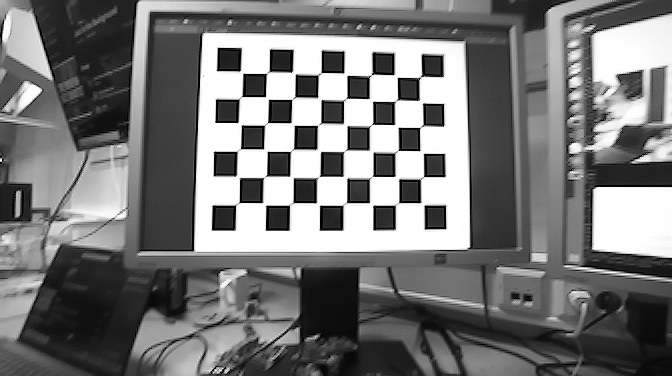
#> input picture camera_calibration/calibrationdata/calibration_data_left/left-0000.png, 672 x 376 px, found by its file name; its folder holds 4 pictures in this run
$ python cv2_calibrating.py
#> lines starting #> are read from the running program, lines starting #| are printed output that depends on the picture; after the words box and inside, x2 and y2 are one past the last pixel; in counts of white or black regions, pixels touching at a corner belong together; long printed decimals are rounded
from tkinter.messagebox import NO
import numpy as np
import cv2 as cv
import glob
import os
from PIL import Image
from sklearn.feature_extraction import image
import time

path_left = "/home/vortex/calib_ws_2/calibrationdata/calibration_data_left/"
path_right = "/home/vortex/calib_ws_2/calibrationdata/calibration_data_right/"

def calib_cam(path):
    # termination criteria
    criteria = (cv.TERM_CRITERIA_EPS + cv.TERM_CRITERIA_MAX_ITER, 30, 0.001)
    # prepare object points, like (0,0,0), (1,0,0), (2,0,0) ....,(6,5,0)
    objp = np.zeros((6*8,3), np.float32)
    objp[:,:2] = np.mgrid[0:8,0:6].T.reshape(-1,2)
    # Arrays to store object points and image points from all the images.
    objpoints_left = [] # 3d point in real world space
    imgpoints_left = [] # 2d points in image plane.
    objpoints_right = [] # 3d point in real world space
    imgpoints_right = [] # 2d points in image plane.


    directory = os.fsencode(path)


    old_total_error=10
    for file in sorted(os.listdir(directory)):
        filename = os.fsdecode(file)
        if filename.endswith(".png"):
            filename = path + filename
            print(filename)

            img = cv.imread(filename)
#> img is the input picture: shape (376, 672, 3); min 0, max 255, mean 119
            #gray = cv.imread(filename)
            gray = cv.cvtColor(img, cv.COLOR_BGR2GRAY)

            # Find the chess board corners
            ret, corners = cv.findChessboardCorners(img, (8,6), None)
#> ret = True; corners = 48 rows, first 8: [242.9, 73.42], [266.5, 73.51], [291.2, 72.35], [321.2, 72.48], [343.6, 72.8], [369, 75], [393.7, 74.64], [418.5, 76.5]
            # If found, add object points, image points (after refining them)
            if ret == True:
                objpoints_left.append(objp)
                #corners2 = cv.cornerSubPix(gray,corners, (11,11), (-1,-1), criteria)
                imgpoints_left.append(corners)

                # Draw and display the corners
                cv.drawChessboardCorners(img, (8,6), corners, ret)
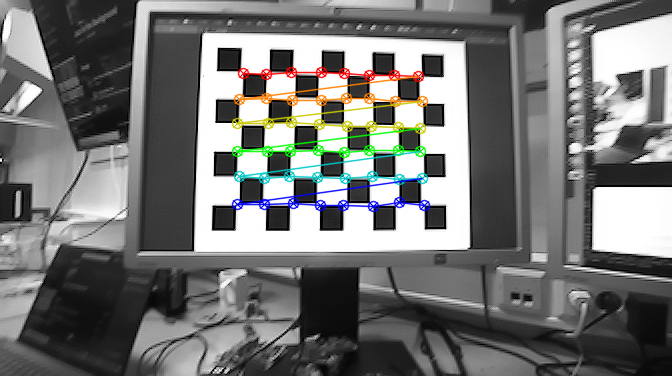
#> img: shape (376, 672, 3); 3.79% of pixels changed, all inside (x1, y1, x2, y2) = (231, 66, 431, 213)

                ret, mtx, dist, rvecs, tvecs = cv.calibrateCamera(objpoints_left, imgpoints_left, gray.shape[::-1], None, None)
#> ret = 1.73; mtx = [[649, 0, 361.3], [0, 670.7, 209], [0, 0, 1]]; dist = [[-3.84, 84.88, -0.0579, -0.102, -680.8]]; rvecs = ([-0.174, 0.0667, 0.00495],); tvecs = ([-4.54, -5.07, 24.89],)
                # print((ret))


        mean_error = 0
        for i in range(len(objpoints_left)):
            imgpoints2, _ = cv.projectPoints(objpoints_left[i], rvecs[i], tvecs[i], mtx, dist)
            error = cv.norm(imgpoints_left[i], imgpoints2, cv.NORM_L2)/len(imgpoints2)
            mean_error += error
#> this loop made 1 pass
#> (error, mean_error) on pass 1: (0.25, 0.25)
#> after the loop, mean_error = 0.25


        total_error = mean_error/len(objpoints_left)
#> total_error = 0.25

        if(old_total_error>total_error):
            old_total_error = total_error
#> old_total_error = 0.25
            min_err_ret = ret
#> min_err_ret = 1.73
            # ret_list_left[0]=(ret)
            #print(ret_list_left)
            min_err_mtx = mtx
#> min_err_mtx = [[649, 0, 361.3], [0, 670.7, 209], [0, 0, 1]]
            # mtx_list_left[0]=(mtx)
        # print(mtx_list_left)
            # dist_list_left[0]=(dist)
            min_err_dist = dist
#> min_err_dist = [[-3.84, 84.88, -0.0579, -0.102, -680.8]]
        # print(dist_list_left)
            # rvec_list_left[0]=(rvecs)
            min_err_rvecs = rvecs
#> min_err_rvecs = ([-0.174, 0.0667, 0.00495],)
            # print(rvec_list_left)
            min_err_tvecs = tvecs
#> min_err_tvecs = ([-4.54, -5.07, 24.89],)
            min_err_idx = i
#> min_err_idx = 0
            # tvec_list_left[0]=(tvecs)
        # print(tvec_list_left)


            print( min_err_ret,
                    min_err_mtx,
                    min_err_dist,
                    min_err_rvecs,
                    min_err_tvecs,
                    min_err_idx)
#| 1.730 [[648.989   0.         361.293]
#|  [  0.         670.728 209.014]
#|  [  0.           0.           1.        ]] [[-3.83571226e+00  8.48750174e+01 -5.79155402e-02 -1.01701968e-01
#|   -6.80805271e+02]] (array([[-0.1744 ],
#|        [ 0.06666],
#|        [ 0.004951]]),) (array([[-4.543],
#|        [-5.070],
#|        [24.888]]),) 0
#> pass 2 of the loop in calib_cam, `for file in sorted(os.listdir(directory)):`:
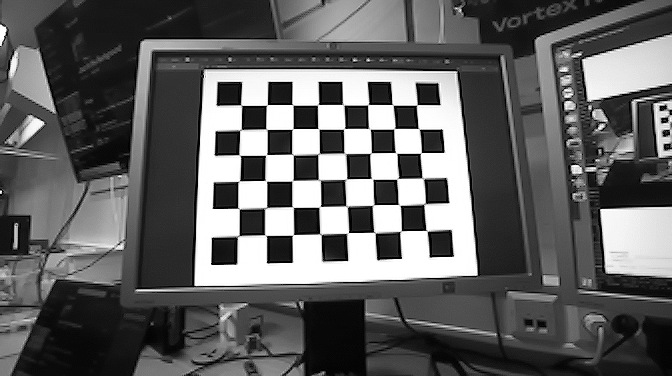
#> input picture camera_calibration/calibrationdata/calibration_data_left/left-0001.png, 672 x 376 px, found by its file name
#> in calib_cam, img is the input picture: shape (376, 672, 3); min 0, max 255, mean 96.1
#> in calib_cam, `ret, corners = cv.findChessboardCorners(img, (8,6), None)`: ret = True; corners = 48 rows, first 8: [241.2, 105.1], [267.2, 104.6], [292.7, 104.9], [317.7, 104.8], [343.2, 104.7], [368, 104.7], [392.8, 104.9], [416.9, 104.8]
#> in calib_cam, `cv.drawChessboardCorners(img, (8,6), corners, ret)`:
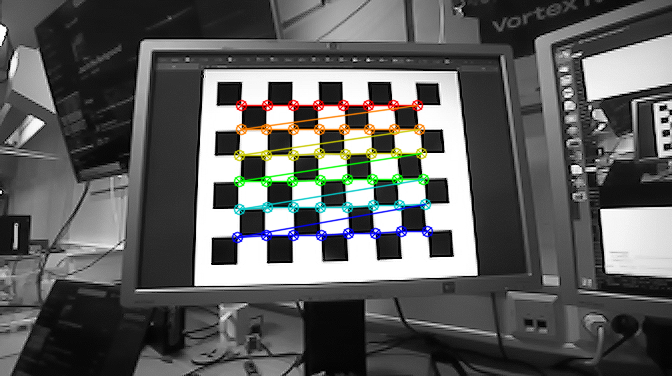
#> img: shape (376, 672, 3); 3.79% of pixels changed, all inside (x1, y1, x2, y2) = (231, 99, 434, 244)
#> in calib_cam, `ret, mtx, dist, rvecs, tvecs = cv.calibrateCamera(objpoints_left, imgp..`: ret = 1.33; mtx = [[371.6, 0, 342.2], [0, 379.2, 189.9], [0, 0, 1]]; dist = [[-0.826, 9.28, 0.00032, -0.00727, -34.3]]; rvecs = ([-0.0997, -0.0608, -0.0003], [-0.203, -0.0678, -0.026]); tvecs = ([-3.9, -4.45, 13.93], [-3.94, -3.25, 14.2])
#> the loop in calib_cam, `for i in range(len(objpoints_left)):` made 2 passes
#> (error, mean_error) on passes 1 to 2: (0.255, 0.255), (0.0909, 0.346)
#> after the loop in calib_cam, `for i in range(len(objpoints_left)):`: mean_error = 0.346
#> total_error = 0.173
#> min_err_ret = 1.33
#> min_err_mtx = [[371.6, 0, 342.2], [0, 379.2, 189.9], [0, 0, 1]]
#> min_err_dist = [[-0.826, 9.28, 0.00032, -0.00727, -34.3]]
#> min_err_rvecs has the same summary as rvecs
#> min_err_tvecs = ([-3.9, -4.45, 13.93], [-3.94, -3.25, 14.2])
#> min_err_idx = 1
#| 1.328 [[371.551   0.         342.198]
#|  [  0.         379.214 189.935]
#|  [  0.           0.           1.        ]] [[-8.25688691e-01  9.27859442e+00  3.20394873e-04 -7.27250180e-03
#|   -3.42992091e+01]] (array([[-0.09969],
#|        [-0.0608],
#|        [-0.0002999 ]]), array([[-0.2026],
#> (further printed lines are left out)
#> pass 3 of the loop in calib_cam, `for file in sorted(os.listdir(directory)):`:
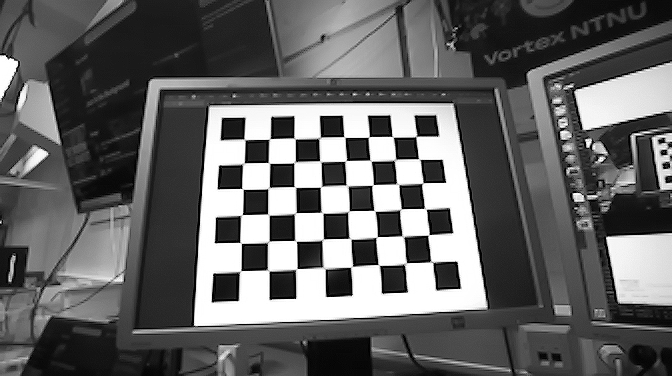
#> input picture camera_calibration/calibrationdata/calibration_data_left/left-0002.png, 672 x 376 px, found by its file name
#> in calib_cam, img is the input picture: shape (376, 672, 3); min 0, max 255, mean 99.2
#> in calib_cam, `ret, corners = cv.findChessboardCorners(img, (8,6), None)`: ret = True; corners = 48 rows, first 8: [244.5, 139.4], [269.6, 138.7], [295.2, 139.1], [318.5, 138.5], [344.5, 137.1], [368.7, 137], [392.8, 136.9], [416.1, 136.5]
#> in calib_cam, `cv.drawChessboardCorners(img, (8,6), corners, ret)`:
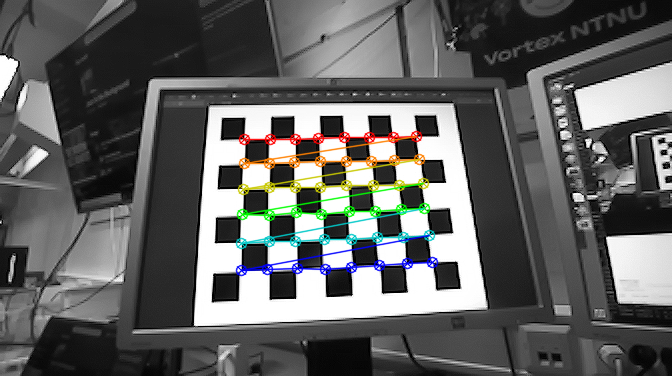
#> img: shape (376, 672, 3); 3.76% of pixels changed, all inside (x1, y1, x2, y2) = (235, 130, 439, 277)
#> in calib_cam, `ret, mtx, dist, rvecs, tvecs = cv.calibrateCamera(objpoints_left, imgp..`: ret = 1.22; mtx = [[311.9, 0, 336.8], [0, 315.8, 181.5], [0, 0, 1]]; dist = [[-0.567, 4.97, -0.00273, 0.00283, -14.89]]; rvecs = ([-0.088, -0.0733, -0.000281], [-0.187, -0.0767, -0.0244], [-0.286, -0.0725, -0.0387]); tvecs = ([-3.69, -4.14, 11.62], [-3.73, -2.95, 11.9], [-3.68, -1.64, 12.16])
#> the loop in calib_cam, `for i in range(len(objpoints_left)):` made 3 passes
#> (error, mean_error) on passes 1 to 3: (0.258, 0.258), (0.0895, 0.347), (0.135, 0.482)
#> after the loop in calib_cam, `for i in range(len(objpoints_left)):`: mean_error = 0.482
#> total_error = 0.161
#> min_err_ret = 1.22
#> min_err_mtx = [[311.9, 0, 336.8], [0, 315.8, 181.5], [0, 0, 1]]
#> min_err_dist = [[-0.567, 4.97, -0.00273, 0.00283, -14.89]]
#> min_err_rvecs has the same summary as rvecs
#> min_err_tvecs has the same summary as tvecs
#> min_err_idx = 2
#> (printed output is left out)
#> the loop made 4 passes; the first 3 are shown

    return (min_err_ret,
            min_err_mtx,
            min_err_dist,
            min_err_rvecs,
            min_err_tvecs,
            min_err_idx)
    # print( "total error: {}".format(mean_error/len(objpoints_left)) )
    #index = total_error_list_left.index(min(total_error_list_left))
    #print("The smallest error is: ", min(total_error_list_left), ". Located at ", total_error_list_left.index(min(total_error_list_left)) )

# [88 lines left out: function stereo_calib_cam, not called in this run]


"""

path = "/home/vortex/calib_ws_2/calibrationdata/calibration_data_right/"
directory = os.fsencode(path)


for file in sorted(os.listdir(directory)):
    filename = os.fsdecode(file)
    if filename.endswith(".png"):
        filename = path + filename
        print(filename)

        img = cv.imread(filename)
        #gray = cv.imread(filename)
        gray = cv.cvtColor(img, cv.COLOR_BGR2GRAY)

        image = Image.open(filename)
        image_array = np.array(image)
        print(image_array.shape)
        #cv.imshow("img", img)
        # Find the chess board corners
        ret, corners = cv.findChessboardCorners(img, (8,6), None)
        # If found, add object points, image points (after refining them)
        if ret == True:
            objpoints_right.append(objp)
            #corners2 = cv.cornerSubPix(gray,corners, (11,11), (-1,-1), criteria)
            imgpoints_right.append(corners)
            # Draw and display the corners
            cv.drawChessboardCorners(img, (8,6), corners, ret)
            # cv.imshow('img', img)
            # cv.waitKey(500)
            # Calibrobjpointsation
            ret, mtx, dist, rvecs, tvecs = cv.calibrateCamera(objpoints_right, imgpoints_right, gray.shape[::-1], None, None)

            # [10 lines of commented-out code are left out]

            ret_list_right.append(ret)
            mtx_list_right.append(mtx)
            dist_list_right.append(dist)
            rvec_list_right.append(rvecs)
            tvec_list_right.append(tvecs)

           # print("ret: " + str(ret))
            #print("camera matrix: ", mtx)
            #print("dist: ", dist)

mean_error = 0
for i in range(len(objpoints_left)):
     imgpoints2, _ = cv.projectPoints(objpoints_left[i], rvecs[i], tvecs[i], mtx, dist)
     error = cv.norm(imgpoints_left[i], imgpoints2, cv.NORM_L2)/len(imgpoints2)
     mean_error += error
print( "total error: {}".format(mean_error/len(objpoints_left)) )
"""

left_params = calib_cam(path_left)
#> left_params = 6 items
#> (the run stopped early here; a loop or call above may not have finished)
